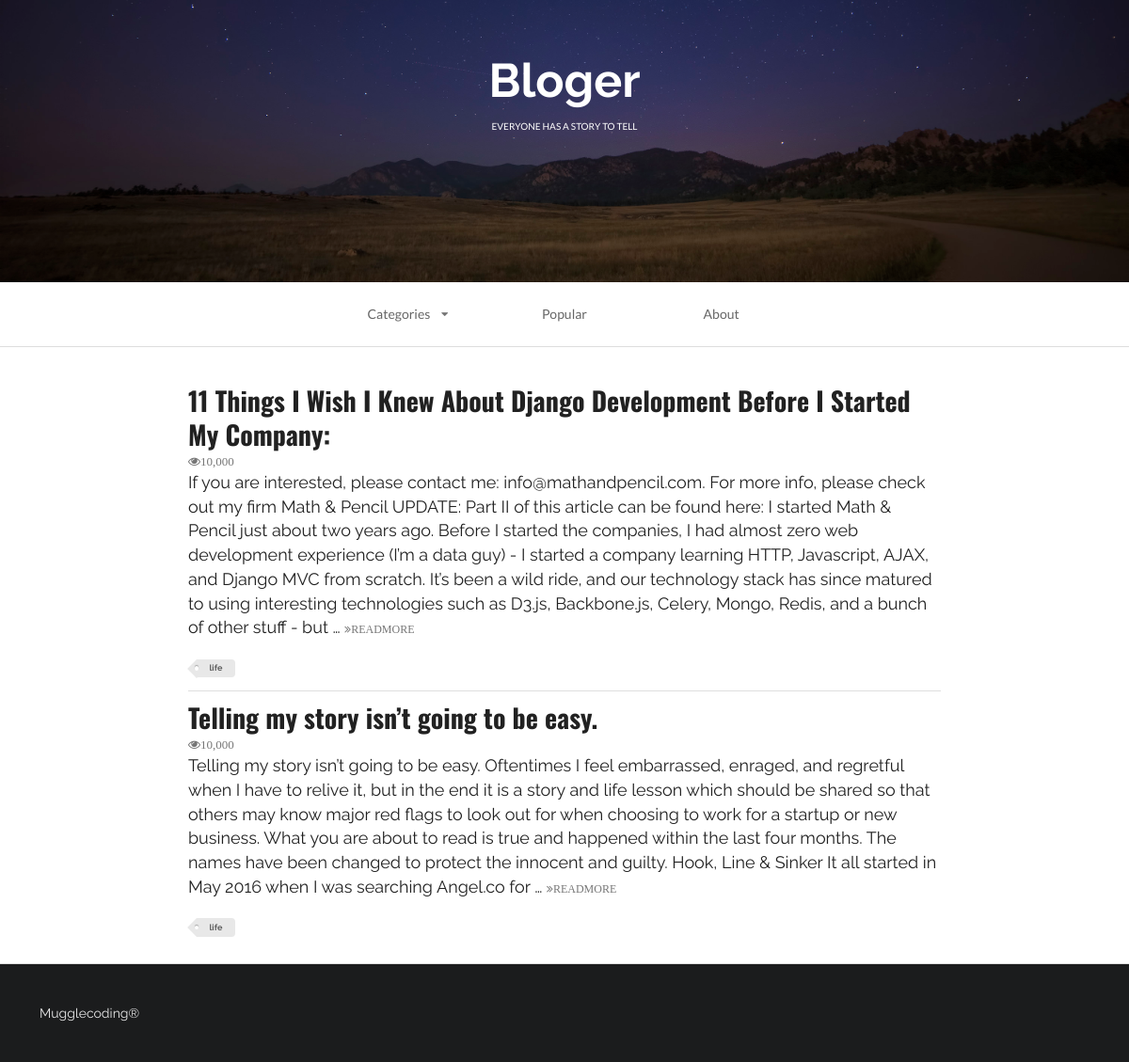
/index, run on the app's committed database.
### firstapp/models.py (models this page shows, shortened)
class Article(models.Model):
    headline = models.CharField(null=True, blank=True, max_length=500)
    content = models.TextField(null=True, blank=True)

### firstapp/views.py (the view)
# urls.py: url(r'^index', index, name='index'),
def index(request):
    context = {}
    article_list = Article.objects.all()
    context['article_list'] = article_list
    index_page = render(request, 'first_web_2.html', context)
    return index_page

### firstapp/templates/first_web_2.html (shortened to what this page needs)
<!DOCTYPE html>
{% load staticfiles %}
<html>
    <head>
        <link rel="stylesheet" href="{% static 'css/semantic.css' %}"  media="screen" title="no title" charset="utf-8">
    </head>
    <body>
        <div class="ui inverted vertical  segment masthead">
            <h1 class="ui center aligned header blogslogon" style="font-size:50px;font-family: 'Raleway', sans-serif!important;">
                Bloger
                <p class="ui sub header">
                    everyone has a story to tell
                </p>
            </h1>
        </div>
        <div class="ui container nav">
            <div class="ui borderless text three item menu ">
                <div class="ui simple dropdown  item">
                    Categories
                    <i class="dropdown icon"></i>
                </div>
                <a class="item">
                    Popular
                </a>
                <a class="item">
                    About
                </a>
            </div>
        </div>
        <div class="ui divider"></div>
        <div class="ui  vertical segment">
            {% for article in article_list %}
                <div class="ui container vertical segment">
                    <a href="#">
                        <h1 class="ui header">
                            {{ article.headline }}
                        </h1>
                    </a>
                    <i class="icon grey small unhide">10,000</i>
                    <p>
                        {{ article.content|truncatewords:100 }}
                        <a href="#">
                            <i class="angle tiny double grey right icon">READMORE</i>
                        </a>
                    </p>
                    <div class="ui mini  tag label">
                        life
                    </div>
                </div>
            {% endfor %}
        </div>
        <div class="ui inverted  vertical very padded  segment">
            Mugglecoding®
        </div>
    </body>
</html>

### data on the page
Article: headline "11 Things I Wish I Knew About Django Development Before I Started My Company:", content "If you are interested, please contact me: info@mathandpencil.com. For more info, please check out my firm Math & Pencil UPDATE: Part II of this article can be found here: I started Math & Pencil just about two years ago. Before I started the companies, I had almost zero web development experience (I’m a data guy) - I started a company learning HTTP, Javascript, AJAX, and Django MVC from scratch. It’s been a wild ride, and our technology stack has since matured to using interesting technologies such as D3.js, Backbone.js, Celery, Mongo, Redis, and a bunch of other stuff - but …"
Article: headline "Telling my story isn’t going to be easy.", content "Telling my story isn’t going to be easy. Oftentimes I feel embarrassed, enraged, and regretful when I have to relive it, but in the end it is a story and life lesson which should be shared so that others may know major red flags to look out for when choosing to work for a startup or new business. What you are about to read is true and happened within the last four months. The names have been changed to protect the innocent and guilty. Hook, Line & Sinker It all started in May 2016 when I was searching Angel.co for …"
